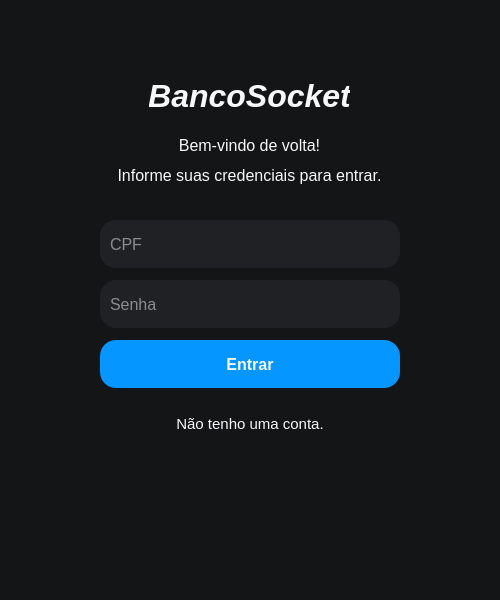
<?xml version="1.0" encoding="UTF-8"?>
<ui version="4.0">
 <class>login_window</class>
 <widget class="QMainWindow" name="login_window">
  <property name="geometry">
   <rect>
    <x>0</x>
    <y>0</y>
    <width>500</width>
    <height>600</height>
   </rect>
  </property>
  <property name="minimumSize">
   <size>
    <width>500</width>
    <height>600</height>
   </size>
  </property>
  <property name="maximumSize">
   <size>
    <width>500</width>
    <height>600</height>
   </size>
  </property>
  <property name="windowTitle">
   <string>Entrar na conta</string>
  </property>
  <property name="styleSheet">
   <string notr="true">background-color: rgb(20, 21, 23);
color: rgb(247, 248, 250);</string>
  </property>
  <widget class="QWidget" name="centralwidget">
   <widget class="QLabel" name="label">
    <property name="geometry">
     <rect>
      <x>149</x>
      <y>80</y>
      <width>201</width>
      <height>31</height>
     </rect>
    </property>
    <property name="font">
     <font>
      <pointsize>24</pointsize>
      <weight>75</weight>
      <italic>true</italic>
      <bold>true</bold>
     </font>
    </property>
    <property name="text">
     <string>BancoSocket</string>
    </property>
    <property name="alignment">
     <set>Qt::AlignCenter</set>
    </property>
   </widget>
   <widget class="QLineEdit" name="cpf_input">
    <property name="geometry">
     <rect>
      <x>100</x>
      <y>220</y>
      <width>300</width>
      <height>48</height>
     </rect>
    </property>
    <property name="minimumSize">
     <size>
      <width>0</width>
      <height>48</height>
     </size>
    </property>
    <property name="maximumSize">
     <size>
      <width>16777215</width>
      <height>48</height>
     </size>
    </property>
    <property name="font">
     <font>
      <pointsize>12</pointsize>
     </font>
    </property>
    <property name="styleSheet">
     <string notr="true">background-color: rgb(31, 33, 36);
border-radius: 16px;
padding: 0 8px;
</string>
    </property>
    <property name="placeholderText">
     <string>CPF</string>
    </property>
   </widget>
   <widget class="QLineEdit" name="password_input">
    <property name="geometry">
     <rect>
      <x>100</x>
      <y>280</y>
      <width>300</width>
      <height>48</height>
     </rect>
    </property>
    <property name="minimumSize">
     <size>
      <width>0</width>
      <height>48</height>
     </size>
    </property>
    <property name="maximumSize">
     <size>
      <width>16777215</width>
      <height>48</height>
     </size>
    </property>
    <property name="font">
     <font>
      <pointsize>12</pointsize>
     </font>
    </property>
    <property name="styleSheet">
     <string notr="true">background-color: rgb(31, 33, 36);
border-radius: 16px;
padding: 0 8px;
</string>
    </property>
    <property name="placeholderText">
     <string>Senha</string>
    </property>
   </widget>
   <widget class="QPushButton" name="login_submit_btn">
    <property name="geometry">
     <rect>
      <x>100</x>
      <y>340</y>
      <width>300</width>
      <height>48</height>
     </rect>
    </property>
    <property name="minimumSize">
     <size>
      <width>0</width>
      <height>48</height>
     </size>
    </property>
    <property name="maximumSize">
     <size>
      <width>16777215</width>
      <height>48</height>
     </size>
    </property>
    <property name="font">
     <font>
      <pointsize>12</pointsize>
      <weight>75</weight>
      <bold>true</bold>
     </font>
    </property>
    <property name="cursor">
     <cursorShape>PointingHandCursor</cursorShape>
    </property>
    <property name="styleSheet">
     <string notr="true">background-color: rgb(6, 150, 255);
border-radius: 16px;
padding: 0 8px;
</string>
    </property>
    <property name="text">
     <string>Entrar</string>
    </property>
   </widget>
   <widget class="QPushButton" name="register_link_btn">
    <property name="geometry">
     <rect>
      <x>100</x>
      <y>400</y>
      <width>300</width>
      <height>48</height>
     </rect>
    </property>
    <property name="minimumSize">
     <size>
      <width>0</width>
      <height>48</height>
     </size>
    </property>
    <property name="maximumSize">
     <size>
      <width>16777215</width>
      <height>48</height>
     </size>
    </property>
    <property name="font">
     <font>
      <pointsize>11</pointsize>
      <weight>50</weight>
      <bold>false</bold>
     </font>
    </property>
    <property name="cursor">
     <cursorShape>PointingHandCursor</cursorShape>
    </property>
    <property name="styleSheet">
     <string notr="true">#register_link_btn {
	border: none;
}

#register_link_btn:hover {
	color: rgb(6, 150, 255);	
}</string>
    </property>
    <property name="text">
     <string>Não tenho uma conta.</string>
    </property>
   </widget>
   <widget class="QLabel" name="label_2">
    <property name="geometry">
     <rect>
      <x>99</x>
      <y>130</y>
      <width>301</width>
      <height>31</height>
     </rect>
    </property>
    <property name="font">
     <font>
      <pointsize>12</pointsize>
      <weight>50</weight>
      <italic>false</italic>
      <bold>false</bold>
     </font>
    </property>
    <property name="text">
     <string>&lt;html&gt;&lt;head/&gt;&lt;body&gt;&lt;p&gt;Bem-vindo de volta!&lt;/p&gt;&lt;/body&gt;&lt;/html&gt;</string>
    </property>
    <property name="alignment">
     <set>Qt::AlignCenter</set>
    </property>
   </widget>
   <widget class="QLabel" name="label_3">
    <property name="geometry">
     <rect>
      <x>99</x>
      <y>160</y>
      <width>301</width>
      <height>31</height>
     </rect>
    </property>
    <property name="font">
     <font>
      <pointsize>12</pointsize>
      <weight>50</weight>
      <italic>false</italic>
      <bold>false</bold>
     </font>
    </property>
    <property name="text">
     <string>&lt;html&gt;&lt;head/&gt;&lt;body&gt;&lt;p&gt;Informe suas credenciais para entrar.&lt;/p&gt;&lt;/body&gt;&lt;/html&gt;</string>
    </property>
    <property name="alignment">
     <set>Qt::AlignCenter</set>
    </property>
   </widget>
  </widget>
 </widget>
 <resources/>
 <connections/>
</ui>
